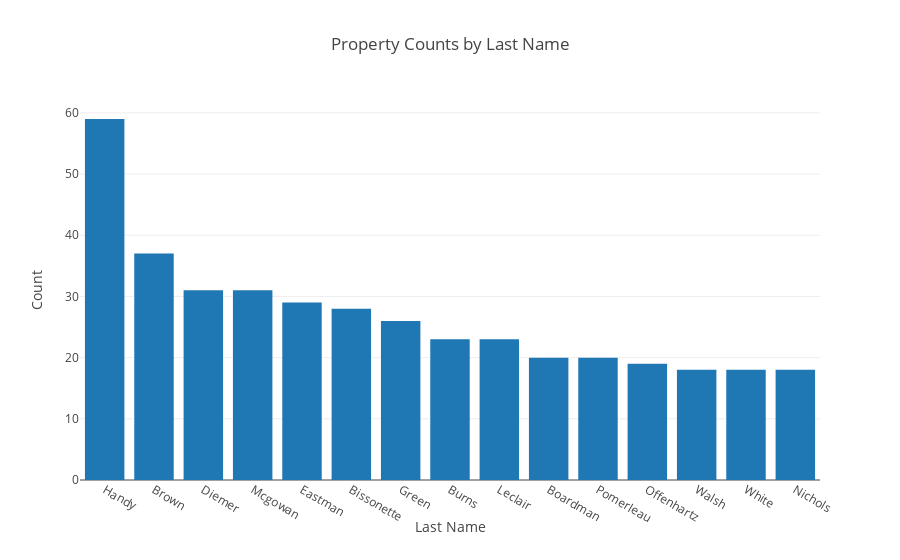

Notebook code for this chart:
### Code cell
trace = go.Bar(y=super_owners['property_count'][0:15], x=super_owners['last_name'].str.title()[:15])
data = [trace]
layout = go.Layout(title="Property Counts by Last Name", xaxis=dict(title="Last Name"), yaxis=dict(title="Count"))
fig = go.Figure(data=data, layout=layout)
iplot(fig)

### Figure 1 — Plotly figure (JSON) as saved in the notebook; plotly's stock layout.template omitted (floating-point values rounded to 4 significant figures)
{"data": [{"type": "bar", "uid": "377c41c7-1e9f-42dc-b550-4ca630abbd5a", "x": ["Handy", "Brown", "Diemer", "Mcgowan", "Eastman", "Bissonette", "Green", "Burns", "Leclair", "Boardman", "Pomerleau", "Offenhartz", "Walsh", "White", "Nichols"], "y": [59, 37, 31, 31, 29, 28, 26, 23, 23, 20, 20, 19, 18, 18, 18]}], "layout": {"autosize": true, "title": {"text": "Property Counts by Last Name"}, "xaxis": {"autorange": true, "range": [-0.5, 14.5], "title": {"text": "Last Name"}, "type": "category"}, "yaxis": {"autorange": true, "range": [0, 62.11], "title": {"text": "Count"}, "type": "linear"}}}
